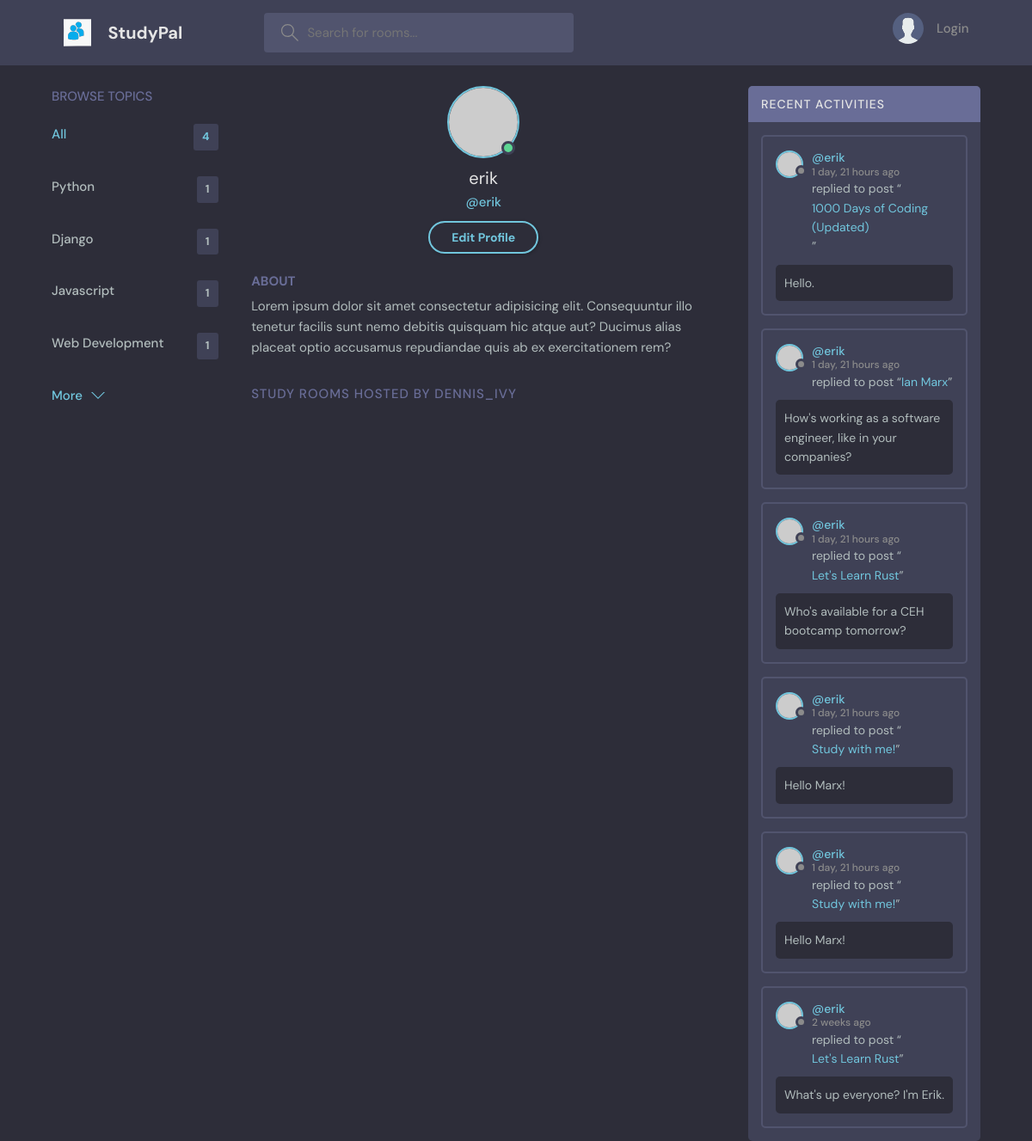
/profile/4, run on an earlier commit of the app's database.
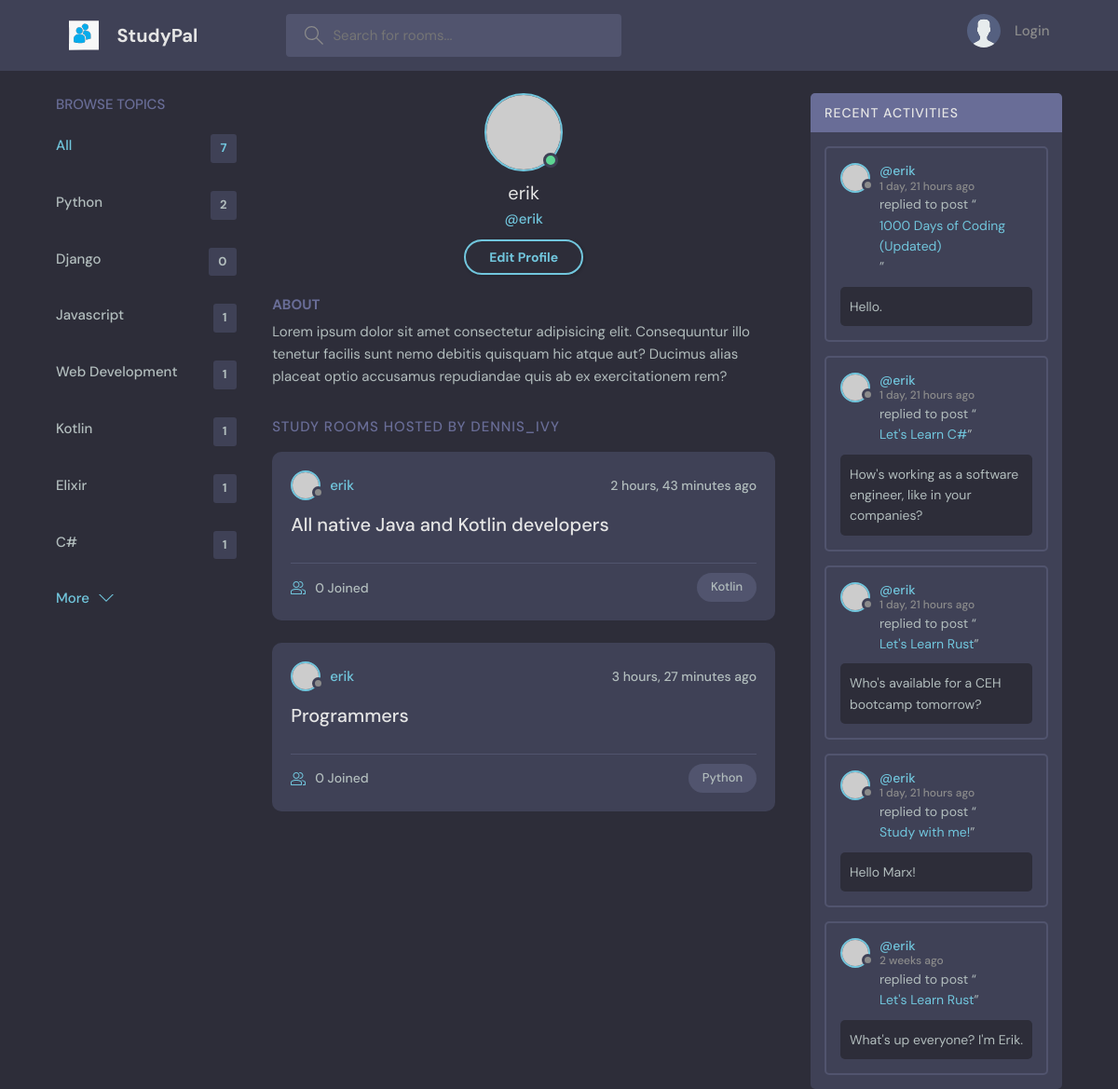
And on a later commit of the database.
### base/models.py (models this page shows, shortened)
class Topic(models.Model):
    name = models.CharField(max_length=200)

class Message(models.Model):
    user = models.ForeignKey(User, on_delete=models.CASCADE)
    room = models.ForeignKey(Room, on_delete=models.CASCADE)
    body = models.TextField()
    updated = models.DateTimeField(auto_now=True)
    created = models.DateTimeField(auto_now_add=True)
    class Meta:
        ordering = ['-updated', '-created'] #ordering new messages by the newest

class Room(models.Model):
    host = models.ForeignKey(User, on_delete=models.SET_NULL, null=True)
    topic = models.ForeignKey(Topic, on_delete=models.SET_NULL, null=True)
    name = models.CharField(max_length=200)
    description = models.TextField(null = True, blank = True)
    participants = models.ManyToManyField(User, related_name='participants', blank=True)
    updated = models.DateTimeField(auto_now=True)
    created = models.DateTimeField(auto_now_add=True)
    class Meta:
        ordering = ['-updated', '-created']
    def __str__(self):
        return self.name

### base/views.py (the view)
# urls.py: path('profile/<str:pk>', views.userProfile, name="user-profile"),
def userProfile(request, pk):
    user = User.objects.get(id=pk)
    rooms = user.room_set.all() # getting all the children of a specific object by using '_set.all()'
    room_messages = user.message_set.all()
    topics = Topic.objects.all() # we need to access all Topics inside of our profile component
    context = {'user': user, 'rooms': rooms, 'room_messages': room_messages, 'topics': topics}
    return render(request, 'base/profile.html', context)

### base/templates/base/profile.html
{% extends 'main.html' %}
{% block content %}
  <main class="profile-page layout layout--3">
    <div class="container">
      {% include 'base/topics_component.html' %}
      <div class="roomList">
        <div class="profile">
          <div class="profile__avatar">
            <div class="avatar avatar--large active">
              <img src="https://randomuser.me/api/portraits/men/11.jpg" />
            </div>
          </div>
          <div class="profile__info">
            <h3>{{user.username}}</h3>
            <p>@{{user.username}}</p>
            <a href="edit-user.html" class="btn btn--main btn--pill">Edit Profile</a>
          </div>
          <div class="profile__about">
            <h3>About</h3>
            <p>
              Lorem ipsum dolor sit amet consectetur adipisicing elit. Consequuntur illo tenetur
              facilis sunt nemo debitis quisquam hic atque aut? Ducimus alias placeat optio
              accusamus repudiandae quis ab ex exercitationem rem?
            </p>
          </div>
        </div>
        <div class="roomList__header">
          <div>
            <h2>Study Rooms Hosted by dennis_ivy</a>
            </h2>
          </div>
        </div>
        {% include 'base/feed_component.html' %}
      </div>
      {% include 'base/activity_component.html' %}
    </div>
  </main>
{% endblock content %}

### templates/main.html (shortened to what this page needs)
<!DOCTYPE html>
{% load static %}
<html lang="en">
  <head>
    <link rel="stylesheet" href="{% static 'styles/style.css' %}" />
  </head>
  <body>
    {% include 'navbar.html' %}
    {% block content %}
    {% endblock %}
  </body>
</html>

### templates/navbar.html (shortened to what this page needs)
{% load static %}
<header class="header header--loggedIn">
    <div class="container">
      <a href="{% url 'home' %}" class="header__logo">
        <img src="{%  static 'images/logo.svg' %}" />
        <h1>StudyPal</h1>
      </a>
      <form class="header__search" method="GET" action="{% url 'home' %}">
        <label>
          <input name="q" placeholder="Search for rooms..." />
        </label>
      </form>
      <nav class="header__menu">
        {% if request.user.is_authenticated %}
        <div class="header__user">
          <a href="profile.html">
            <div class="avatar avatar--medium active">
              <img src="https://randomuser.me/api/portraits/men/37.jpg" />
            </div>
            <p>{{request.user.username}} <span>@{{request.user.username}}</span></p>
          </a>
          <button class="dropdown-button">
            <svg version="1.1" xmlns="http://www.w3.org/2000/svg" width="32" height="32" viewBox="0 0 32 32">
              <title>chevron-down</title>
              <path d="M16 21l-13-13h-3l16 16 16-16h-3l-13 13z"></path>
            </svg>
          </button>
        </div>
        {% else %}
        <a href="{% url 'login' %}">
          <img src="{%  static 'images/avatar.svg' %}" />
          <p>Login</p>
        </a>
        {% endif %}
      </nav>
    </div>
  </header>

### base/templates/base/topics_component.html
<div class="topics">
    <div class="topics__header">
      <h2>Browse Topics</h2>
    </div>
    <ul class="topics__list">
      <li>
        <a href="{% url 'home' %}" class="active">All<span>{{topics.count}}</span></a>
      </li>
      {% for topic in topics %}
      <li>
        <a href="{% url 'home' %}?q={{topic.name}}">{{topic.name}}<span>{{topic.room_set.all.count}}</span></a>
      </li>
      {% endfor %}
    </ul>
    <a class="btn btn--link" href="topics.html">
      More
      <svg version="1.1" xmlns="http://www.w3.org/2000/svg" width="32" height="32" viewBox="0 0 32 32">
        <title>chevron-down</title>
        <path d="M16 21l-13-13h-3l16 16 16-16h-3l-13 13z"></path>
      </svg>
    </a>
  </div>

### base/templates/base/feed_component.html (shortened to what this page needs)
{% for room in rooms %}
<div class="roomListRoom">
  <div class="roomListRoom__header">
    <a href="{% url 'user-profile' room.host.id %}" class="roomListRoom__author">
      <div class="avatar avatar--small">
        <img src="https://randomuser.me/api/portraits/women/11.jpg" />
      </div>
      <span>{{room.host.username}}</span>
    </a>
    <div class="roomListRoom__actions">
      <span>{{room.created|timesince}} ago</span>
    </div>
  </div>
  <div class="roomListRoom__content">
    <a href="{% url 'room' room.id %}">{{room.name}}</a>
  </div>
  <div class="roomListRoom__meta">
    <a href="{% url 'room' room.id %}" class="roomListRoom__joined">
      {{room.participants.all.count}} Joined
    </a>
    <p class="roomListRoom__topic">{{room.topic.name}}</p>
  </div>
</div>
{% endfor %}

### base/templates/base/activity_component.html (shortened to what this page needs)
<div class="activities">
    <div class="activities__header">
      <h2>Recent Activities</h2>
    </div>
    {% for message in room_messages %}
    <div class="activities__box">
      <div class="activities__boxHeader roomListRoom__header">
        <a href="{% url 'user-profile' message.user.id %}" class="roomListRoom__author">
          <div class="avatar avatar--small">
            <img src="https://randomuser.me/api/portraits/women/11.jpg" />
          </div>
          <p>
            @{{message.user}}
            <span>{{message.created|timesince}} ago</span>
          </p>
        </a>
      </div>
      <div class="activities__boxContent">
        <p>replied to post “<a href="{% url 'room' message.room.id %}">{{message.room}}</a>”</p>
        <div class="activities__boxRoomContent">
          {{message.body}}
        </div>
      </div>
    </div>
    {% endfor %}
  </div>

What changed in the data, as far as the page shows it:
removed Message: user "erik", created "1 day, 21 hours", room "Study with me!", body "Hello Marx!"
computed for Topic "Python": room_set.all.count "1" → "2"
computed for Topic "Django": room_set.all.count "1" → "0"
added Topic: name "Kotlin", room_set.all.count "1"
added Topic: name "Elixir", room_set.all.count "1"
added Topic: name "C#", room_set.all.count "1"
added Room: host.username "erik", created "2 hours, 43 minutes", name "All native Java and Kotlin developers", participants.all.count "0", topic.name "Kotlin"
added Room: host.username "erik", created "3 hours, 27 minutes", name "Programmers", participants.all.count "0", topic.name "Python"
changed through a linked row, Message "How's working as a software engineer, like in your companies?": room "Ian Marx" → "Let's Learn C#"
Also different on the page:
{{ topics.count }}: "4" → "7"
